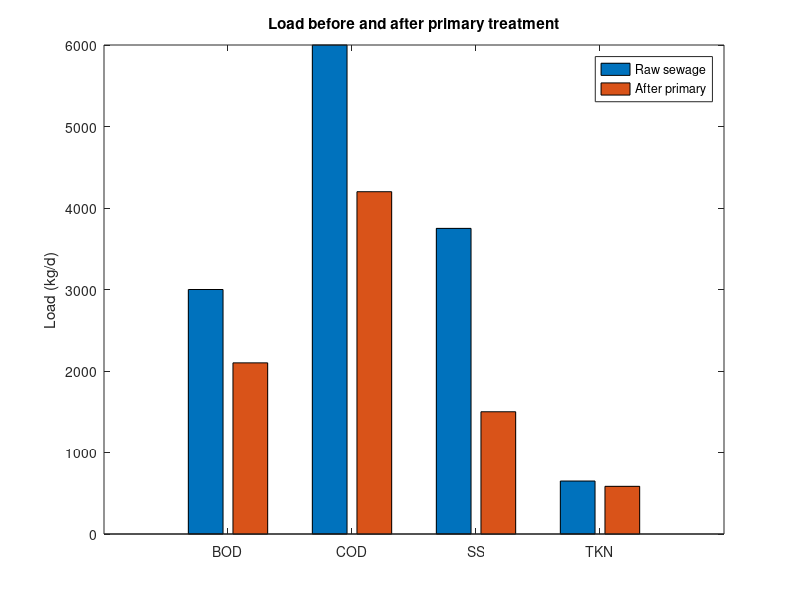

Recreate this plot in MATLAB.
%% Inlet works and primary treatment sizing

clear;
clc;

%% 1. Design flow rates and incoming loads

DWF = 10000;       % Dry weather flow (m3/d)
FFT = 25000;       % Flow to full treatment (m3/d)

BOD_load = 3000;    % kg/d
COD_load = 6000;    % kg/d
SS_load  = 3750;    % kg/d
TKN_load = 650;     % kg N/d
NH4_load = 400;     % kg N/d

%% 2. Design choices

% Screens
V_through = 0.9;    % Velocity through screen openings (m/s)
b_clear = 0.020;    % Clear spacing between bars (m)
w_bar = 0.010;      % Width of each bar (m)

% Grit chamber
t_grit = 180;    % Detention time at FFT (s)

% Primary settlement tanks
SOR_avg  = 40;     % Surface overflow rate at DWF (m3/m2/d)
SOR_peak = 100;    % Surface overflow rate at FFT (m3/m2/d)
HRT_tgt  = 2.0;    % Target retention time at DWF (h)
n_tanks  = 2;      % Number of circular settlement tanks

% Assumed removal efficiencies
rem_BOD = 0.30;
rem_COD = 0.30;
rem_SS  = 0.60;
rem_TKN = 0.10;

%% 3. Screen sizing

% Convert the peak flow from m3/d to m3/s
Q_fft = FFT / 86400;

% Calculate the area required for water to pass through the openings
A_open = Q_fft / V_through;

% Estimate the proportion of the screen area that is open
open_fr = b_clear / (b_clear + w_bar);

% Calculate the total submerged screen area
A_gross = A_open / open_fr;

% Calculate the approach velocity and clean-screen headloss
v_app = Q_fft / A_gross;

h_clean = 0.0729 * (V_through^2 - v_app^2);

%% 4. Grit chamber sizing

% Calculate the chamber volume required at full treatment flow
V_grit = Q_fft * t_grit;

%% 5. Primary settlement tank sizing

% Calculate the surface area required at average and peak flows
A_avg  = DWF / SOR_avg;
A_peak = FFT / SOR_peak;

% Use the larger area to satisfy both design conditions
A_req = max(A_avg, A_peak);

% Calculate the minimum diameter of each circular tank
D_req = sqrt(4 * (A_req / n_tanks) / pi);

% Round the diameter up to the next 0.5 m
D = ceil(D_req * 2) / 2;

% Calculate the total surface area provided by the tanks
A_tot = n_tanks * pi * D^2 / 4;

% Calculate the tank volume needed for the target retention time at DWF
V_req = DWF / 24 * HRT_tgt;

% Calculate the side water depth, rounded up to the next 0.1 m
depth = ceil(V_req / A_tot * 10) / 10;

% Calculate the actual overflow rates with the tanks as sized
SOR_avg_act  = DWF / A_tot;
SOR_peak_act = FFT / A_tot;

% Calculate the actual retention times at DWF and FFT
HRT_avg_act  = A_tot * depth / (DWF / 24);
HRT_peak_act = A_tot * depth / (FFT / 24);

%% 6. Loads remaining after primary treatment

% Calculate the loads entering the aeration stage
BOD_AS = BOD_load * (1 - rem_BOD);
COD_AS = COD_load * (1 - rem_COD);
SS_AS  = SS_load  * (1 - rem_SS);
TKN_AS = TKN_load * (1 - rem_TKN);

% Assume ammonium nitrogen is unchanged during primary treatment
NH4_AS = NH4_load;

% Calculate the dry solids removed as primary sludge
SS_sludge = SS_load * rem_SS;

% Convert loads in kg/d to concentrations in mg/L
conc = @(load) load * 1000 / DWF;

%% 7. Display design results
fprintf('\nSCREENS\n');
fprintf('Clear open area          : %.3f m2\n', A_open);
fprintf('Gross submerged area     : %.3f m2\n', A_gross);
fprintf('Approach velocity        : %.2f m/s\n', v_app);
fprintf('Clean headloss           : %.3f m\n', h_clean);

fprintf('\nGRIT CHAMBER\n');
fprintf('Required volume at FFT   : %.1f m3\n', V_grit);

fprintf('\nPRIMARY SETTLEMENT TANKS\n');
fprintf('Area required (DWF / FFT): %.0f / %.0f m2\n', A_avg, A_peak);
fprintf('Number of tanks          : %d\n', n_tanks);
fprintf('Tank diameter            : %.1f m\n', D);
fprintf('Side water depth         : %.1f m\n', depth);
fprintf('Overflow rate (DWF / FFT): %.1f / %.1f m3/m2/d\n', ...
    SOR_avg_act, SOR_peak_act);
fprintf('Retention time (DWF/FFT) : %.2f / %.2f h\n', ...
    HRT_avg_act, HRT_peak_act);
fprintf('Primary sludge solids    : %.0f kg/d\n', SS_sludge);

fprintf('\nTO AERATION STAGE\n');
fprintf('Parameter    Load (kg/d)    Concentration (mg/L)\n');
fprintf('BOD          %8.0f          %8.0f\n', BOD_AS, conc(BOD_AS));
fprintf('COD          %8.0f          %8.0f\n', COD_AS, conc(COD_AS));
fprintf('SS           %8.0f          %8.0f\n', SS_AS, conc(SS_AS));
fprintf('TKN          %8.0f          %8.1f\n', TKN_AS, conc(TKN_AS));
fprintf('NH4-N        %8.0f          %8.0f\n', NH4_AS, conc(NH4_AS));

%% 7b. Figure: loads before and after primary treatment
figure;
raw   = [BOD_load COD_load SS_load TKN_load];
after = [BOD_AS COD_AS SS_AS TKN_AS];
bar([raw; after]');
set(gca, 'XTickLabel', {'BOD','COD','SS','TKN'});
legend('Raw sewage', 'After primary', 'Location', 'northeast');
ylabel('Load (kg/d)');
title('Load before and after primary treatment');
saveas(gcf, 'primary_loads.png');

%% 8. Save results for the next stage
save('primary_results.mat');
